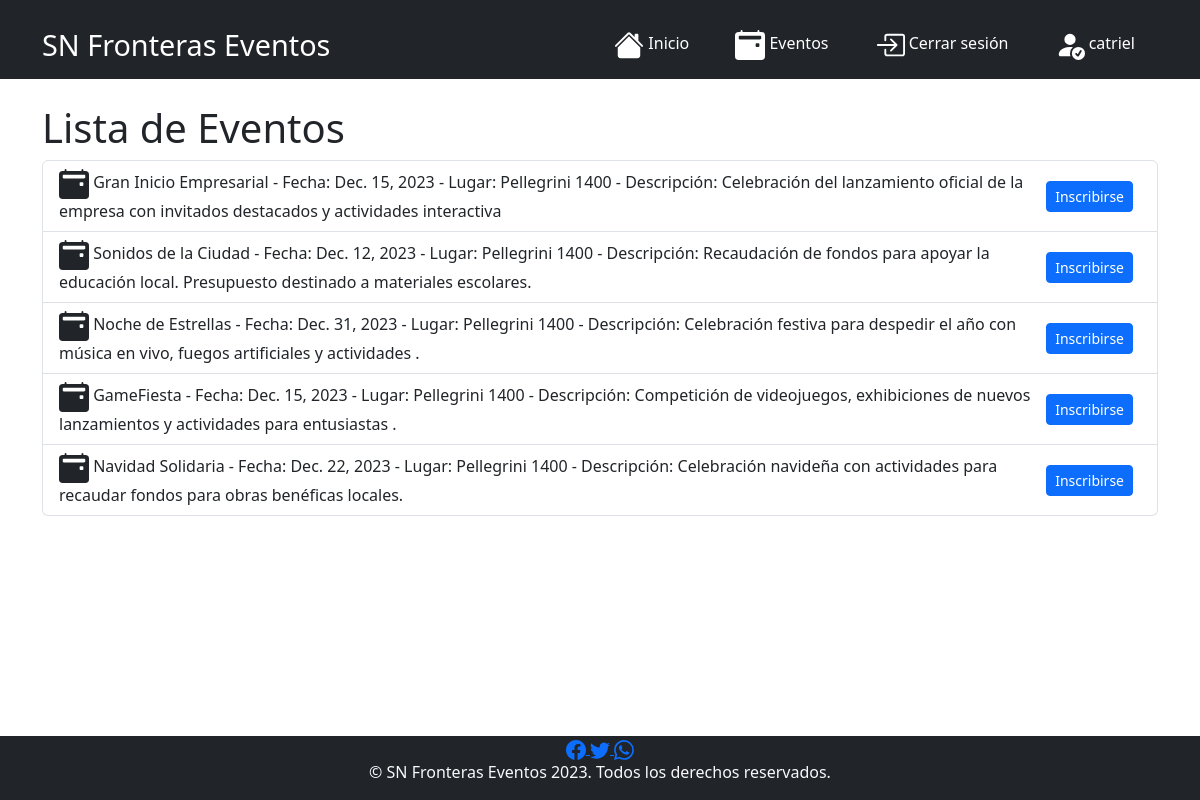
/evento/ (signed in), run on the app's committed database.
### evento_app/models.py (models this page shows)
class Evento(models.Model):
    nombre_evento = models.CharField(max_length=30)
    fecha_evento = models.DateField()
    lugar_evento = models.CharField(max_length=30)
    descripcion_evento = models.CharField(max_length=100)
    presupuesto_evento = models.BigIntegerField()
    id = models.BigAutoField(primary_key=True)

### evento_app/views.py (the view)
# urls.py: path('evento/', views.listar_eventos, name='evento'),
def listar_eventos(request):
    eventos = Evento.objects.all()
    return render(request, 'evento.html', {'eventos': eventos})

### evento_app/templates/evento.html (shortened to what this page needs)
{% extends "base.html" %}
{% block body %}
<div class="container mt-4">
    <h1>Lista de Eventos</h1>
    <ul class="list-group">
        {% for evento in eventos %}
        <li class="list-group-item d-flex justify-content-between align-items-center">
            <span>
                 {{ evento.nombre_evento }} - Fecha: {{ evento.fecha_evento }} - Lugar: {{ evento.lugar_evento }} - Descripción: {{ evento.descripcion_evento }}
            </span>
            <a href="{% url 'inscribirse_evento' evento.id %}" class="btn btn-primary btn-sm me-2">Inscribirse</a>
        </li>
        {% endfor %}
    </ul>
</div>
{% endblock %}

### evento_app/templates/base.html (shortened to what this page needs)
{% load static %}
<!DOCTYPE html>
<html lang="en">
<head>
    <link rel="stylesheet" href="{% static 'css/styles.css' %}">
    <link href="https://cdn.jsdelivr.net/npm/bootstrap@5.3.2/dist/css/bootstrap.min.css" rel="stylesheet">
</head>
<body>
    <nav class="navbar navbar-expand-lg navbar-dark bg-dark">
        <div class="container">
            <a id="titulo_nave" class="navbar-brand" href="/">SN Fronteras Eventos</a>
            <div class="collapse navbar-collapse" id="navbarNav">
                <ul class="navbar-nav ms-auto">
                    <li class="nav-item">
                        <a class="nav-link" href="/">    Inicio</a>
                    </li>
                    <li class="nav-item">
                        <a class="nav-link" href="{% url 'evento' %}"> Eventos</a>
                    </li>
                    {% if user.is_authenticated %}
                        <li class="nav-item">
                            <a class="nav-link" href="{% url 'logout' %}"> Cerrar sesión</a>
                        </li>
                        <li class="nav-item">
                            <a class="nav-link" href="{% url 'perfil_info'%}">  {{ user.username }}</a>
                        </li>
                    {% endif %}
                </ul>
            </div>
        </div>
    </nav>
    {% block body %}{% endblock %}
</body>
<footer class="bg-dark text-light text-center py-0 fixed-bottom">
    <a href="https://www.facebook.com" target="_blanck"> </a>
    <a href="https://www.twitter.com" target="_blanck">  </a>
    <a href="https://wa.me/qr/ZKGWS3FKKBUUE1" target="_blanck"></a>
    <p>&copy; SN Fronteras Eventos 2023. Todos los derechos reservados.</p>
</footer>
</html>

### evento_app/static/css/styles.css (style rules this page uses)
.container { margin-top: 10px; }
.navbar { background-color: #343a40; border-bottom: 1px solid #ffffff; }
#titulo_nave { font-size: 1.8rem; }
.navbar-nav .nav-link { color: #ffffff; margin: 0 15px; }

### data on the page
Evento: nombre_evento "Gran Inicio Empresarial", fecha_evento "Dec. 15, 2023", lugar_evento "Pellegrini 1400", descripcion_evento "Celebración del lanzamiento oficial de la empresa con invitados destacados y actividades interactiva"
Evento: nombre_evento "Sonidos de la Ciudad", fecha_evento "Dec. 12, 2023", lugar_evento "Pellegrini 1400", descripcion_evento "Recaudación de fondos para apoyar la educación local. Presupuesto destinado a materiales escolares."
Evento: nombre_evento "Noche de Estrellas", fecha_evento "Dec. 31, 2023", lugar_evento "Pellegrini 1400", descripcion_evento "Celebración festiva para despedir el año con música en vivo, fuegos artificiales y actividades ."
Evento: nombre_evento "GameFiesta", fecha_evento "Dec. 15, 2023", lugar_evento "Pellegrini 1400", descripcion_evento "Competición de videojuegos, exhibiciones de nuevos lanzamientos y actividades para entusiastas ."
Evento: nombre_evento "Navidad Solidaria", fecha_evento "Dec. 22, 2023", lugar_evento "Pellegrini 1400", descripcion_evento "Celebración navideña con actividades para recaudar fondos para obras benéficas locales."

### other printed values
{{ user.username }} "catriel"
